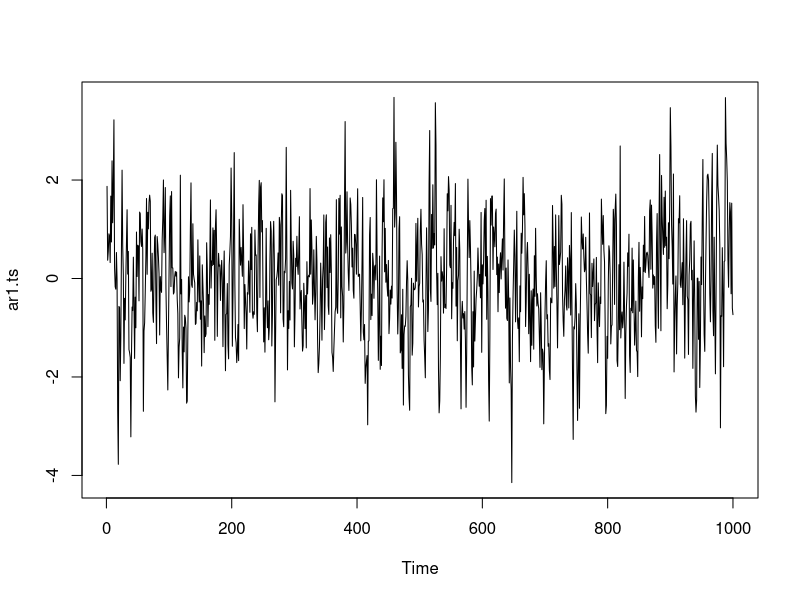

This chart was generated by the following R code:
## ---- chunk 1

set.seed(42);

ar1.ts <- arima.sim(list(order = c(1, 0, 0), ar = 0.5), n = 1000, start.innov = 1, n.start = 1);
## ---- chunk 2
plot(ar1.ts);
